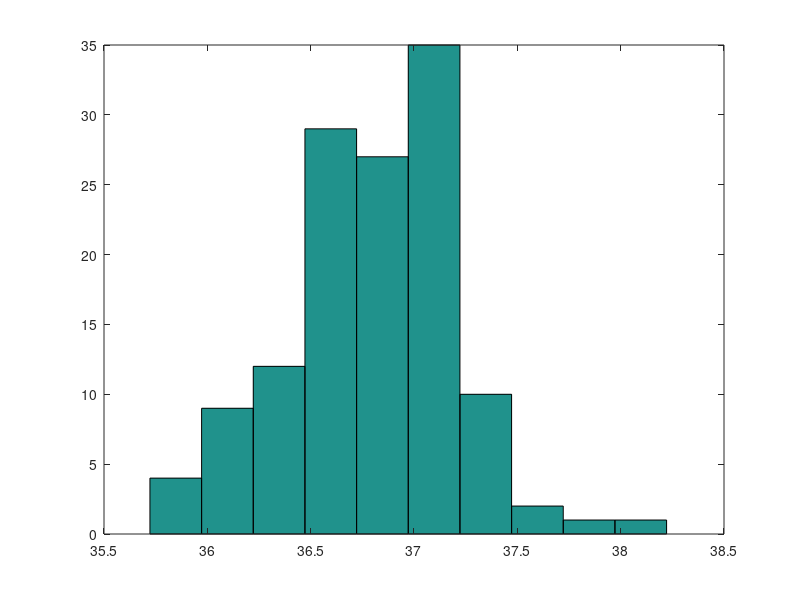
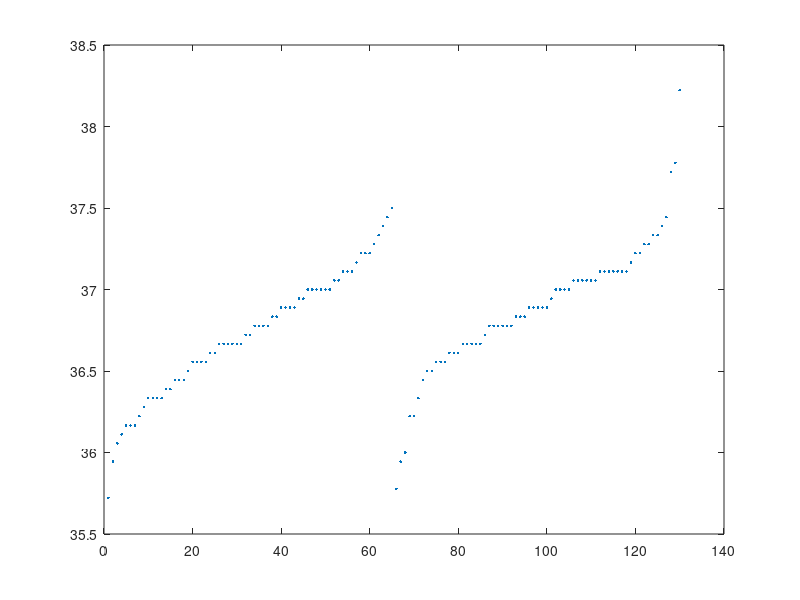
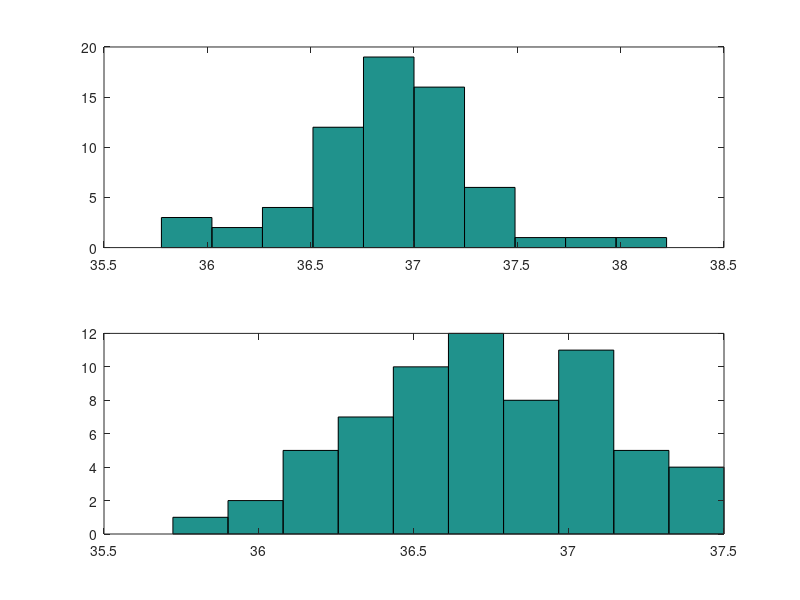
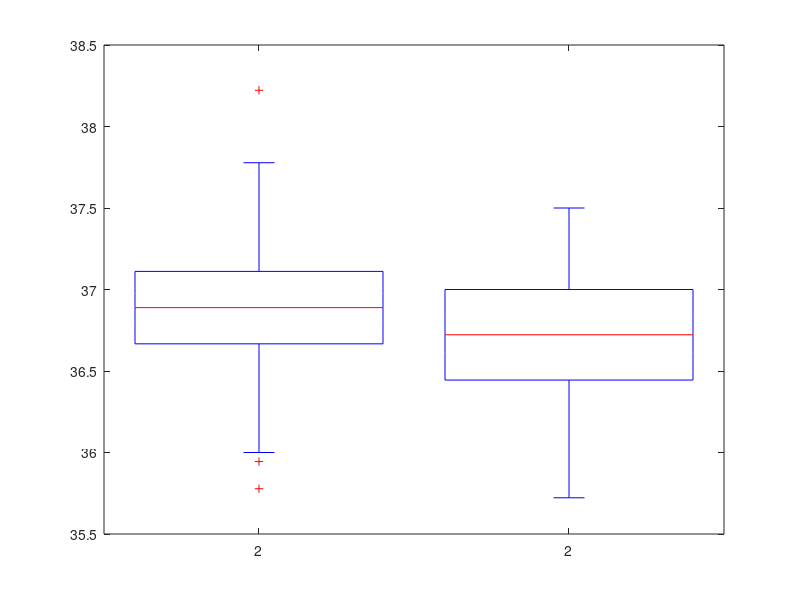

MATLAB code to generate these figures, in order: (Note: this script raises an error after producing the figures.)
% Funktioner som löser vissa av mozquizto-quizzen finns i botten
% av filen

%% Stänger ner alla fönster och rensar terminalen
clc
close all

%% 2.1
load kroppsTemp.mat;
% whos T; % Helt onödigt

figure(1)
hist(T(:,1));
figure()
plot(T(:,1),'.');

figure()
subplot(211)
hist(T(T(:,2)==1, 1))
subplot(212)
hist(T(T(:,2)==2, 1))
figure()
boxplot(T(:,1), T(:,2)) % Boxplot

% Sorterad data
figure(6)
plot(sort(T(:,1)), 1:size(T,1), '.r')

ratio = mean(T(:,1)<=37);
disp(['Sannolikheten att ha kroppstemp <= 37 är: ', num2str(ratio)]);

% Dessa skriver bara ut boolska arrays. Ointressant. Bättre att
% ta medel av dem
% T(:,1)
% T(:,1)<=37
% T(:,1)<=36.5
% T(:,1)<=38
disp(['Medelkroppstemperaturen är: ', num2str(mean(T(:,1)))])
andel_under(37, T)
andel_under(36.5, T)
andel_under(38, T)
andel_under(36.8, T)
andel_under(37.5, T)
andel_under(36.3, T)

figure()
stairs(sort(T(:,1)),(1:size(T(:,1),1))/size(T(:,1),1))
grid on

%% 2.2

% µ
mu = mean(T(:,1));
% Standardavvikelse
sigma = std(T(:,1));
disp(['Standardavvikelsen för kroppstemperatur är ', num2str(sigma), ' grader'])

figure(1)
hist(T(:,1), 'Normalization', 'pdf') % Normalisera till area == 1
x = linspace(35.5, 38.5, 1e2); % Skapar x-vektor
hold on
plot(x, normpdf(x, mu, sigma))
hold off

figure(6)
stairs(sort(T(:,1)),(1:size(T(:,1),1))/size(T(:,1),1), '-r')
grid on
hold on
plot(x, normcdf(x,mu,sigma))
hold off

%% 2.3

data = normrnd(mu, sigma, 1, 2000); % Simulerar 2000 nya datapunkter med föregående fördelning
figure()
hist(data);
hold on
plot(data, normpdf(data, mu, sigma))
hold off

figure()
stairs(sort(data), (1:length(data))/length(data), '.-g')
hold on
plot(data, normcdf(data, mu, sigma))
hold off
grid on

under_37 = normspec([-Inf 37], mu, sigma);
disp(['Andelen som är under 37 grader är för simuleringen: ', num2str(under_37)])

% Under 36.6 som jag fick i min labb
normspec([-Inf 36.6], mu, sigma)

%% 2.4

x_005 = norminv(1 - 0.05, mu, sigma);
disp(['Kvantilen för 0.05 är: ', num2str(x_005)])

% Kvantilen jag fick för min labb, ändra för ditt värde:
x_004 = norminv(1 - 0.04, mu, sigma);
disp(['Kvantilen för 0.04 är: ', num2str(x_004)])

%% 2.5

x2 = linspace(0, 10, 1000);

% Ritar ut normalfördelning för lite olika µ och sigma
figure()
plot(x2, normpdf(x2, 2, 0.5))
hold on
plot(x2, normpdf(x2,7,0.5))
plot(x2, normpdf(x2, 5, 2))
plot(x2, normpdf(x2, 5, 0.2))
hold off
xlabel('\it x')
title('Täthetsfunktioner, f(x)')
% Lägger till labels
label = 'µ=%g , σ=%g';
legend(sprintf(label, 2, 0.5), sprintf(label, 7, 0.5), sprintf(label, 5, 2), sprintf(label, 5, 0.2))

% Fördelningsfunktioner
figure()
plot(x2, normcdf(x2, 2, 0.5))
hold on
plot(x2, normcdf(x2,7,0.5))
plot(x2, normcdf(x2, 5, 2))
plot(x2, normcdf(x2, 5, 0.2))
hold off
xlabel('x')
title('Fördelningsfunktioner, F(x)')
% Lägger till labels
legend(sprintf(label, 2, 0.5), sprintf(label, 7, 0.5), sprintf(label, 5, 2), sprintf(label, 5, 0.2))

%% 3

u = rand(1000, 1);

% Ritar histogram
figure()
subplot(211)
hist(u)
title('Histogram över 1000 slumpmässiga tal')

% u = 1 - e^(-lambda*x) => x = -1 * ln(1-u) / lambda
% Vi använder detta för att transformera u -> x3
x3 = inverse2exp(u, 3);
subplot(212)
hist(x3)
title({'Histogram över 1000 slumpmässiga tal efter', 'transform till exponentialfördelning, \lambda = 3'})

% För min labb
y = inverse2exp(0.566, 0.87)

%% Funktioner
function andel_under(t, T)
    disp(['Andel under ', num2str(t), ' grader: ', num2str(mean(T(:,1)<=t))])
end

function y = inverse2exp(x, lambda)
    y = -1 .* log(1 - x) / lambda;
    return
end



